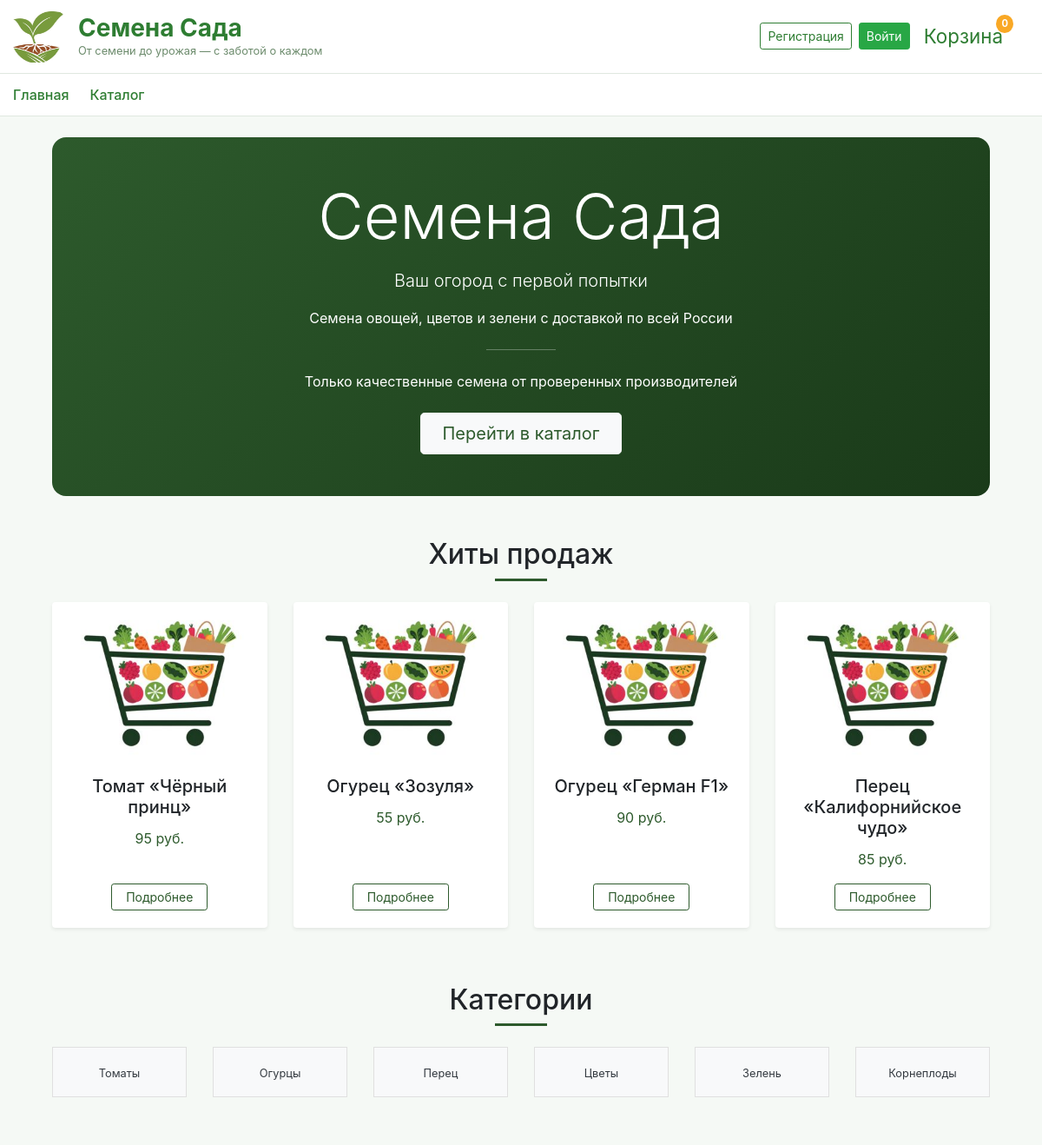
The app's page / (upper part), older data.
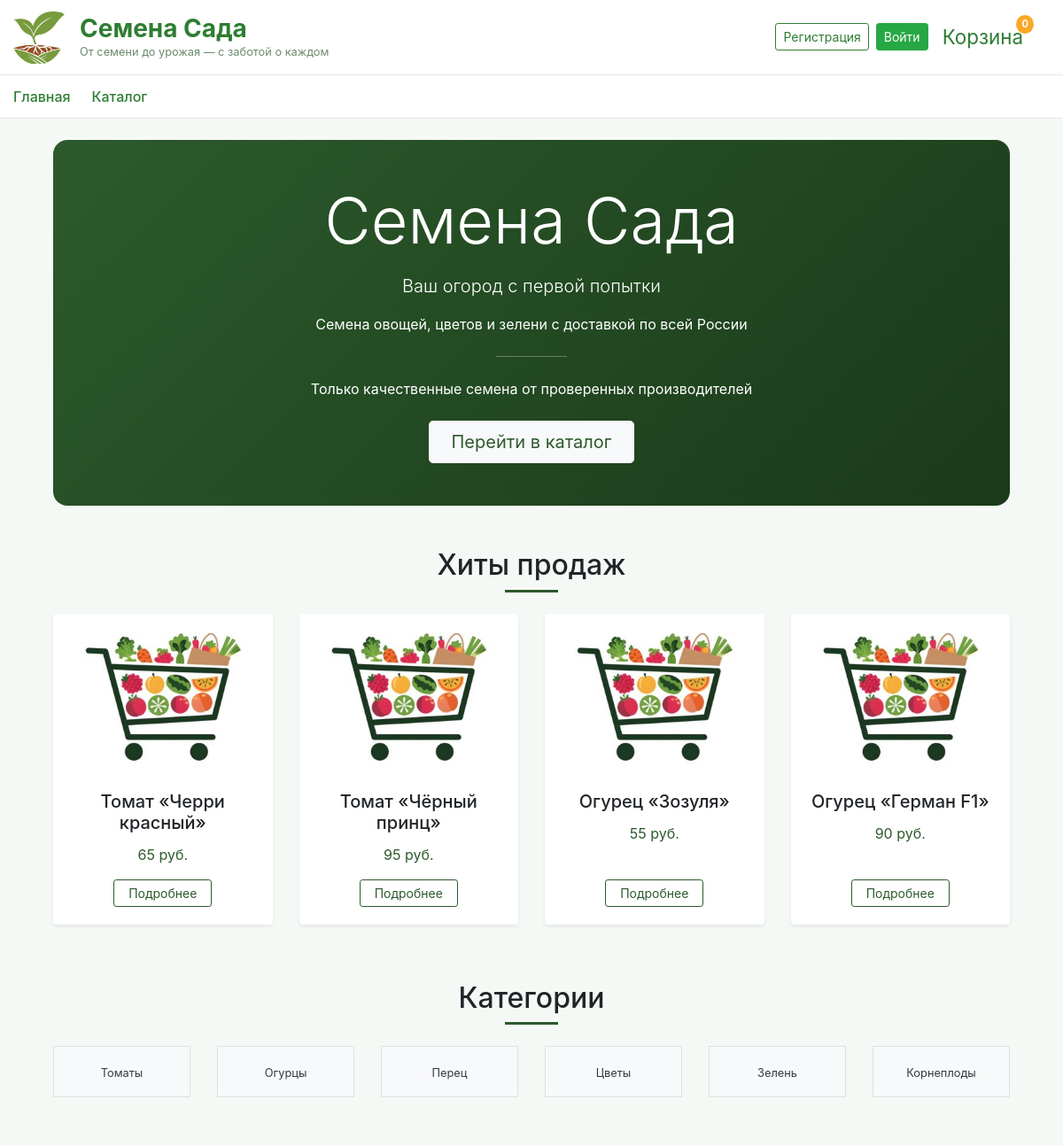
The same page, newer data.
### data/products.py (models this page shows)
class Product(SqlAlchemyBase, SerializerMixin):
    __tablename__ = 'products'
    serialize_only = ('id', 'name', 'category_id', 'category.name', 'price', 'stock',
                      'image_path', 'description', 'sowing_month_start', 'sowing_month_end',
                      'difficulty', 'modified_date', 'order_items')
    id = sqlalchemy.Column(sqlalchemy.Integer, primary_key=True, autoincrement=True)
    name = sqlalchemy.Column(sqlalchemy.String)
    category_id = sqlalchemy.Column(sqlalchemy.Integer, sqlalchemy.ForeignKey('categories.id'))
    price = sqlalchemy.Column(sqlalchemy.Integer)
    stock = sqlalchemy.Column(sqlalchemy.Integer)
    image_path = sqlalchemy.Column(sqlalchemy.String)
    description = sqlalchemy.Column(sqlalchemy.String)
    sowing_month_start = sqlalchemy.Column(sqlalchemy.Integer)
    sowing_month_end = sqlalchemy.Column(sqlalchemy.Integer)
    difficulty = sqlalchemy.Column(sqlalchemy.String)
    modified_date = sqlalchemy.Column(sqlalchemy.DateTime, default=datetime.datetime.now)
    order_items = orm.relationship("OrderItem", back_populates='product')
    category = orm.relationship("Category")

### data/categories.py (models this page shows)
class Category(SqlAlchemyBase, SerializerMixin):
    __tablename__ = 'categories'
    serialize_only = ('id', 'name', 'description')
    id = sqlalchemy.Column(sqlalchemy.Integer, primary_key=True, autoincrement=True)
    name = sqlalchemy.Column(sqlalchemy.String)
    description = sqlalchemy.Column(sqlalchemy.String)
    products = orm.relationship("Product", back_populates='category')

### main.py (the view)
@app.route('/', methods=['GET', 'POST'])
def index():
    current_month = datetime.datetime.now().month
    with create_session() as db_sess:
        popular_products = db_sess.query(Product) \
            .join(OrderItem, OrderItem.product_id == Product.id) \
            .group_by(Product.id) \
            .limit(4) \
            .all()
        categories = db_sess.query(Category).all()
        seasonal_products = db_sess.query(Product) \
            .filter(Product.sowing_month_start <= current_month) \
            .filter(Product.sowing_month_end >= current_month) \
            .limit(4) \
            .all()
    return render_template('index.html',
                           title='Главная',
                           popular_products=popular_products,
                           categories=categories,
                           seasonal_products=seasonal_products,
                           now=datetime.datetime.now())

### data/db_session.py (called while the page is built)
def create_session() -> Session:
    global __factory
    return __factory()

### main.py (called while the page is built)
@app.context_processor
def cart_count():
    cart = session.get('cart', {})
    count = sum(cart.values())
    return dict(cart_count=count)

### templates/index.html (shortened to what this page needs)
{% extends "base.html" %} {% block content %}
<div class="container">
  <div
    class="hero-section text-center py-5 mb-5 rounded-4"
    style="
      background: linear-gradient(135deg, #2d5a2c 0%, #1a3a19 100%);
      color: white;
    "
  >
    <h1 class="display-3 fw-bold mb-3">Семена Сада</h1>
    <p class="lead mb-3">Ваш огород с первой попытки</p>
    <p class="mb-4">
      Семена овощей, цветов и зелени с доставкой по всей России
    </p>
    <hr
      class="my-4"
      style="
        width: 80px;
        margin: 0 auto;
        border-color: rgba(255, 255, 255, 0.3);
      "
    />
    <p class="mt-4 mb-4">
      Только качественные семена от проверенных производителей
    </p>
    <a
      href="/catalog"
      class="btn btn-light btn-lg px-4 py-2 fw-bold"
      style="color: #2d5a2c"
      >Перейти в каталог</a
    >
  </div>
  <div class="mb-5">
    <div class="text-center mb-4">
      <h2 class="fw-bold">Хиты продаж</h2>
      <div
        class="mt-2"
        style="width: 60px; height: 3px; background: #2d5a2c; margin: 0 auto"
      ></div>
    </div>
    <div class="row g-4">
      {% for product in popular_products %}
      <div class="col-md-3 col-sm-6">
        <div
          class="card h-100 border-0 shadow-sm hover-card d-flex flex-column"
        >
          <img
            src="/{{ product.image_path }}"
            class="card-img-top"
            alt="{{ product.name }}"
            style="height: 180px; object-fit: cover; border-radius: 8px 8px 0 0"
          />
          <div class="card-body text-center d-flex flex-column flex-grow-1">
            <h5 class="card-title fw-semibold">{{ product.name }}</h5>
            <p class="card-text text-primary fw-bold fs-5">
              {{ product.price }} руб.
            </p>
            <div class="mt-auto">
              <a
                href="/product/{{ product.id }}?next={{ request.url | urlencode }}"
                class="btn btn-outline-success btn-sm px-3"
                >Подробнее</a
              >
            </div>
          </div>
        </div>
      </div>
      {% endfor %}
    </div>
  </div>
  <div class="mb-5 py-3">
    <div class="text-center mb-4">
      <h2 class="fw-bold">Категории</h2>
      <div
        class="mt-2"
        style="width: 60px; height: 3px; background: #2d5a2c; margin: 0 auto"
      ></div>
    </div>
    <div class="row g-3 text-center">
      {% for category in categories %}
      <div class="col-md-2 col-4">
        <a
          href="/catalog?category={{ category.id }}"
          class="text-decoration-none"
        >
          <div class="category-card p-3 rounded-3 bg-light text-center">
            <small class="fw-semibold text-dark">{{ category.name }}</small>
          </div>
        </a>
      </div>
      {% endfor %}
    </div>
  </div>
        {% set months = ['январе', 'феврале', 'марте', 'апреле', 'мае', 'июне',
        'июле', 'августе', 'сентябре', 'октябре', 'ноябре', 'декабре'] %} Что
</div>
{% endblock %}

Row changes from the older to the newer data that the page shows:
no longer on this page (row edited): Product: image_path (placeholder picture), name "Перец «Калифорнийское чудо»", price "85"
now on this page (row edited): Product: image_path (placeholder picture), name "Томат «Черри красный»", price "65"
